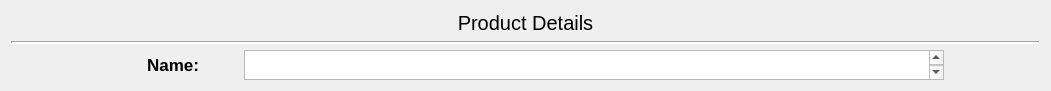
               <widget class="QWidget" name="verticalLayoutWidget_5">
                <property name="geometry">
                 <rect>
                  <x>10</x>
                  <y>20</y>
                  <width>1051</width>
                  <height>73</height>
                 </rect>
                </property>
                <layout class="QVBoxLayout" name="verticalLayout_6">
                 <item>
                  <widget class="QLabel" name="product_details_label">
                   <property name="font">
                    <font>
                     <pointsize>15</pointsize>
                    </font>
                   </property>
                   <property name="text">
                    <string>Product Details</string>
                   </property>
                   <property name="alignment">
                    <set>Qt::AlignCenter</set>
                   </property>
                  </widget>
                 </item>
                 <item>
                  <widget class="Line" name="details_line">
                   <property name="lineWidth">
                    <number>2</number>
                   </property>
                   <property name="orientation">
                    <enum>Qt::Horizontal</enum>
                   </property>
                  </widget>
                 </item>
                 <item>
                  <layout class="QHBoxLayout" name="name_hor_layout">
                   <item>
                    <spacer name="horizontalSpacer">
                     <property name="orientation">
                      <enum>Qt::Horizontal</enum>
                     </property>
                     <property name="sizeHint" stdset="0">
                      <size>
                       <width>15</width>
                       <height>20</height>
                      </size>
                     </property>
                    </spacer>
                   </item>
                   <item>
                    <widget class="QLabel" name="name_label">
                     <property name="minimumSize">
                      <size>
                       <width>130</width>
                       <height>0</height>
                      </size>
                     </property>
                     <property name="maximumSize">
                      <size>
                       <width>130</width>
                       <height>30</height>
                      </size>
                     </property>
                     <property name="font">
                      <font>
                       <pointsize>13</pointsize>
                       <weight>75</weight>
                       <bold>true</bold>
                      </font>
                     </property>
                     <property name="text">
                      <string>Name:</string>
                     </property>
                     <property name="alignment">
                      <set>Qt::AlignCenter</set>
                     </property>
                     <property name="indent">
                      <number>-1</number>
                     </property>
                    </widget>
                   </item>
                   <item>
                    <widget class="QPlainTextEdit" name="name_pt_edit">
                     <property name="minimumSize">
                      <size>
                       <width>700</width>
                       <height>0</height>
                      </size>
                     </property>
                     <property name="maximumSize">
                      <size>
                       <width>500</width>
                       <height>30</height>
                      </size>
                     </property>
                     <property name="font">
                      <font>
                       <pointsize>13</pointsize>
                      </font>
                     </property>
                     <property name="plainText">
                      <string/>
                     </property>
                     <property name="backgroundVisible">
                      <bool>false</bool>
                     </property>
                    </widget>
                   </item>
                   <item>
                    <spacer name="horizontalSpacer_2">
                     <property name="orientation">
                      <enum>Qt::Horizontal</enum>
                     </property>
                     <property name="sizeHint" stdset="0">
                      <size>
                       <width>15</width>
                       <height>20</height>
                      </size>
                     </property>
                    </spacer>
                   </item>
                  </layout>
                 </item>
                </layout>
               </widget>
